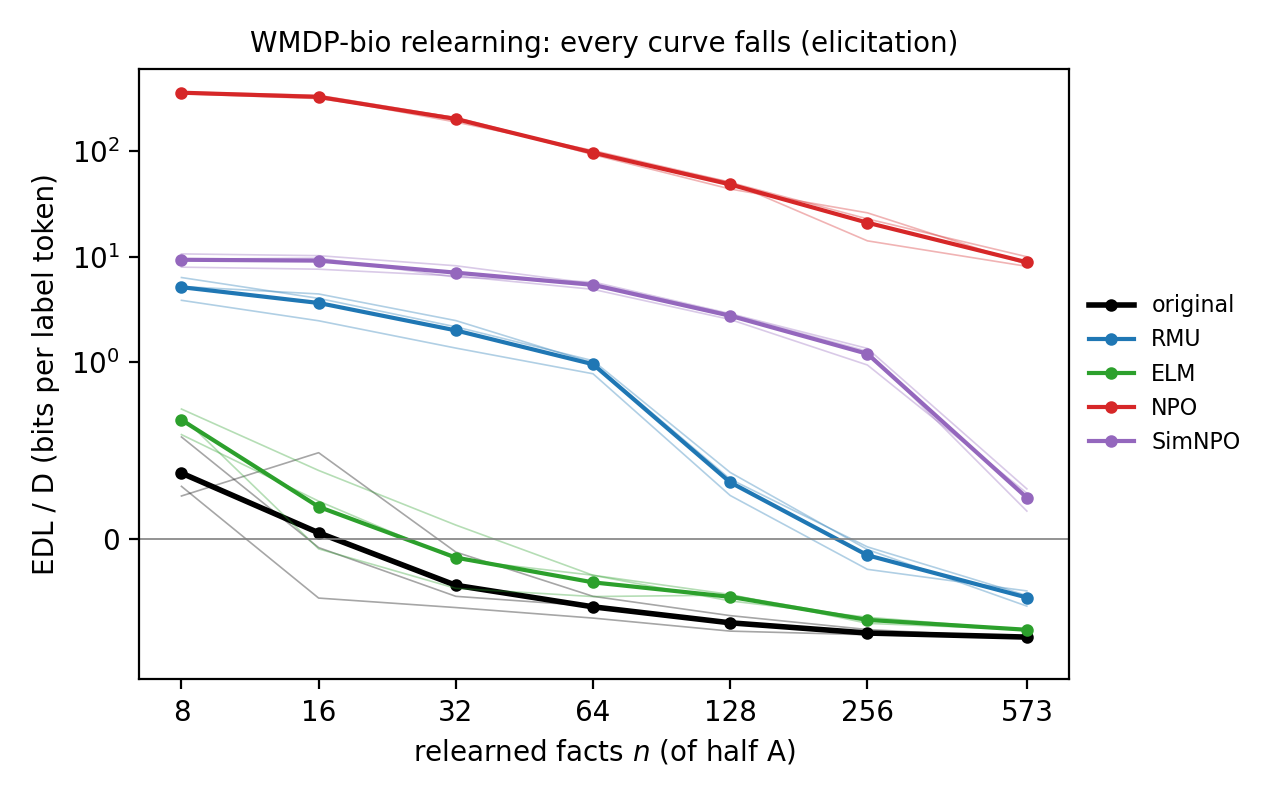

Generate this figure with Python:
"""Figure for unlearning_wmdp.tex: the EDL sweep (M19), EDL/D against n under the OCV floor.

Data: edl_sweep_points.csv, the 105 sweep points (5 models x 3 seeds x 7 sizes) transcribed from the
stage-5 log at 365a0b3 (relearn.py --sweep). Every row satisfies MDL/D - floor = EDL/D under both
floors, and the seed means match edl_sweep.py's [edl] lines to rounding (decisions.md 2026-09-29).
Nats in the file; bits (/ ln 2) in the figure, the paper's unit.

Usage: python3 fig_edl_sweep.py   (writes fig_edl_sweep.png next to this file)
"""

from __future__ import annotations

import csv
import math
from pathlib import Path

import matplotlib

matplotlib.use("Agg")
import matplotlib.pyplot as plt  # noqa: E402
import matplotlib.ticker  # noqa: E402

HERE = Path(__file__).resolve().parent
MODELS = {"orig": ("original", "black"), "rmu": ("RMU", "#1f77b4"), "elm": ("ELM", "#2ca02c"),
          "npo": ("NPO", "#d62728"), "simnpo": ("SimNPO", "#9467bd")}


def main() -> None:
    rows = list(csv.DictReader((HERE / "edl_sweep_points.csv").open()))
    ns = sorted({int(r["n"]) for r in rows})
    fig, ax = plt.subplots(figsize=(6.4, 4.0))
    for m, (label, color) in MODELS.items():
        seeds = sorted({r["seed"] for r in rows if r["model"] == m})
        curves = [[float(next(r for r in rows if r["model"] == m and r["seed"] == s and int(r["n"]) == n)
                          ["edl_ocv_per_token_nats"]) / math.log(2) for n in ns] for s in seeds]
        for c in curves:
            ax.plot(ns, c, color=color, lw=0.6, alpha=0.35)
        ax.plot(ns, [sum(col) / len(col) for col in zip(*curves)], color=color, marker="o", ms=3.5,
                lw=2.0 if m == "orig" else 1.5, label=label)
    ax.set_xscale("log")
    ax.set_xticks(ns, [str(n) for n in ns])
    ax.xaxis.set_minor_locator(matplotlib.ticker.NullLocator())
    ax.set_yscale("symlog", linthresh=1.0, linscale=1.5)   # linear within +-1 bit: no cliffs at 0
    ax.set_ylim(-0.8, 600)
    ax.axhline(0, color="grey", lw=0.6)
    ax.set_xlabel("relearned facts $n$ (of half A)")
    ax.set_ylabel("EDL / D (bits per label token)")
    ax.set_title("WMDP-bio relearning: every curve falls (elicitation)", fontsize=10)
    ax.legend(frameon=False, fontsize=8, loc="center left", bbox_to_anchor=(1.0, 0.5))
    fig.tight_layout()
    fig.savefig(HERE / "fig_edl_sweep.png", dpi=200)


if __name__ == "__main__":
    main()
